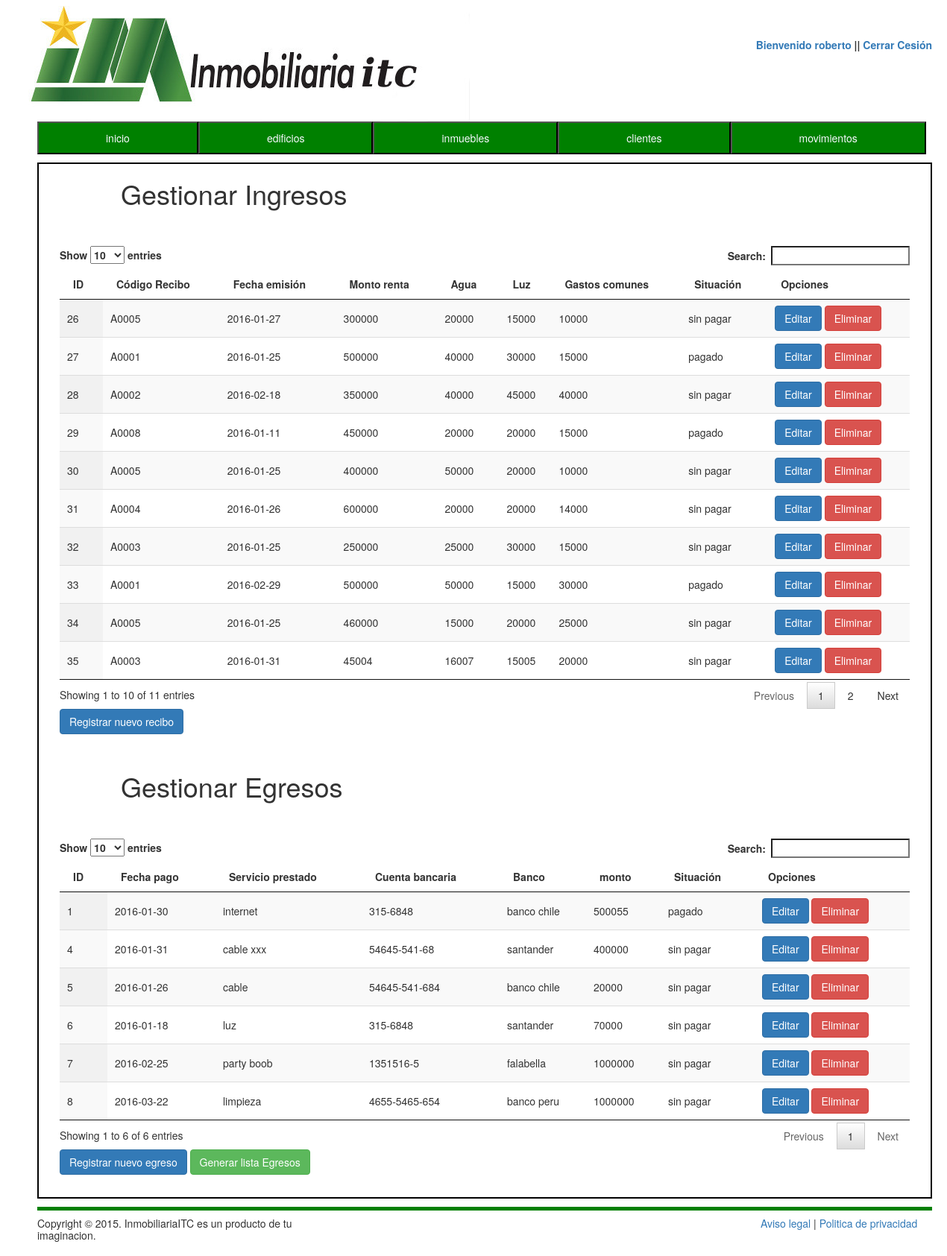
Screenshot of /vistas/movimientos.php (signed in) with the database file from the repository.
### tables this page shows
CREATE TABLE `ingresos` (
  `id` int(11) NOT NULL,
  `numrecibo` varchar(25) NOT NULL,
  `fechaemision` date NOT NULL,
  `montorenta` int(11) NOT NULL,
  `valoragua` int(11) NOT NULL,
  `valorluz` int(11) NOT NULL,
  `gastoscomunes` int(11) NOT NULL,
  `situacion` varchar(25) NOT NULL
);

CREATE TABLE `egresos` (
  `id` int(11) NOT NULL,
  `fechalim` date NOT NULL,
  `servicio` varchar(25) NOT NULL,
  `cuenta` varchar(25) NOT NULL,
  `banco` varchar(25) NOT NULL,
  `monto` varchar(25) NOT NULL,
  `situacion` varchar(20) NOT NULL
);

### vistas/movimientos.php (the view, shortened to what this page needs)
<!DOCTYPE html>
<html>
<head>
<link rel="stylesheet" href="../css/style.css" type="text/css" media="all" >
	<link href="../css/bootstrap.min.css" rel="stylesheet">
    <link rel="stylesheet" href="../css/jquery.dataTables.css">
      <link rel="stylesheet" href="../js/jquery-ui.css">
</head>
<body>
	<img class="logo" alt="logo" src="../medios/Logo1.jpg" />
	<form class="login">
		<label><a href="">Bienvenido <strong><?php echo $_SESSION['user'];?></strong> </a> || <a href="../controladores/desconectar.php"> Cerrar Cesión </a></label>
	</form>
	<ul class="clase-1">
		<li><a href="../index.php" >inicio</a></li>
      <li><a href="edificios.php" >edificios</a></li>
		<li><a href="inmuebles.php" >inmuebles</a></li>
		<li><a href="clientes.php" >clientes</a></li>
		<li><a href="movimientos.php" >movimientos</a></li>
	</ul>
	<div class="inicio">
	 <h1 style="margin-left: 110px;">Gestionar Ingresos</h1>
			 <?php include("../datos/connect_db.php");?>
    <div class="container" id="TIngresos">
        <br><br>
        <table id="example" class="display" cellspacing="0" width="100%">
        <thead>
            <tr>
                <th>ID</th>
                <th>Código Recibo</th>
                <th>Fecha emisión</th>
             	<th>Monto renta</th>
             	<th>Agua</th>
             	<th>Luz</th>
             	<th>Gastos comunes</th>
             	<th>Situación</th>
                <th>Opciones</th>
            </tr>
        </thead>
        <?php
			$sql=("SELECT * FROM ingresos");
				$query=mysqli_query($db,$sql);
     		?>
        <tbody>
            <?php while($row = mysqli_fetch_array($query, MYSQLI_ASSOC)){ ?>
            <tr>
                <td><?=$row["id"];?></td>
                <td><?=$row["numrecibo"];?></td>
                <td><?=$row["fechaemision"];?></td>
					<td><?=$row["montorenta"];?></td>
					<td><?=$row["valoragua"];?></td>
					<td><?=$row["valorluz"];?></td>
					<td><?=$row["gastoscomunes"];?></td>
					<td><?=$row["situacion"];?></td>
                <td>
                    <a href="Eingresos.php?id=<?=$row["id"];?>&ideditar=2" class="btn btn-primary">Editar</a>
                    <a href="javascript:;" onclick="aviso('../controladores/eliminarIngreso.php?id=<?=$row["id"];?>&idborrar=2'); return false;" class="btn btn-danger" >Eliminar</a>
                </td>
            </tr>
            <?php } ?>
        </tbody>
    </table>
   <a  onclick="desaparecerRI()" class="btn btn-primary" style="margin-bottom: 30px;" >Registrar nuevo recibo </a>
    </div>
	 <h1 style="margin-left: 110px;">Gestionar Egresos</h1>
    <div class="container" id="TEgresos">
        <br><br>
        <table id="example1" class="display" cellspacing="0" width="100%">
        <thead>
            <tr>
                <th>ID</th>
                <th>Fecha pago</th>
                <th>Servicio prestado</th>
                <th>Cuenta bancaria</th>
             	<th>Banco</th>
             	<th>monto</th>
             	<th>Situación</th>
                <th>Opciones</th>
            </tr>
        </thead>
        <?php
			$sql=("SELECT * FROM egresos");
				$query=mysqli_query($db,$sql);
     		?>
        <tbody>
            <?php while($row =  mysqli_fetch_array($query, MYSQLI_ASSOC)){ ?>
            <tr>
                <td><?=$row["id"];?></td>
                <td><?=$row["fechalim"];?></td>
                <td><?=$row["servicio"];?></td>
                <td><?=$row["cuenta"];?></td>
					 <td><?=$row["banco"];?></td>
					  <td><?=$row["monto"];?></td>
					  <td><?=$row["situacion"];?></td>
                <td>
                    <a href="Eegreso.php?id=<?=$row["id"];?>&ideditar=2" class="btn btn-primary">Editar</a>
                    <a href="javascript:;" onclick="aviso('../controladores/eliminarEgreso.php?id=<?=$row["id"];?>&idborrar=2'); return false;" class="btn btn-danger" >Eliminar</a>
                </td>
            </tr>
            <?php } ?>
        </tbody>
    </table>
   <a  onclick="desaparecerR()" class="btn btn-primary" style="margin-bottom: 30px;" >Registrar nuevo egreso </a>
      <a  href="../reportes/reporte_egresos.php" target="_blank" class="btn btn-success" style="margin-bottom: 30px;" >Generar lista Egresos</a>
    </div>
	</div>
	<div class="piepag"><h5>Copyright © 2015. InmobiliariaITC es un producto de tu imaginacion.</h5><p><a href="#">Aviso legal</a> | <a href="#">Politica de privacidad</a></p></div>
</body>
</html>

### css/style.css (style rules this page uses)
.logo { float: left; margin-left: 30px; }
body { width: 1250px; }
.login { float: right; margin-top: 50px; }
.clase-1 { list-style:none; width: 1250px; float: left; margin-left: 10px; }
.clase-1 li { background-color: green; float: left; padding: 10px ; border: black 2px outset; }
.clase-1 li a { text-decoration: none; color: ghostwhite; padding: 10px 80px; }
.inicio { border: 2px solid black; float:left; width : 1200px; margin: 1px 50px; }
.piepag { width: 1200px; border-top: 5px outset green; float: left; margin: 10px 50px; }
.piepag h5 { width: 400px; float : left; }
.piepag p { margin-top: 7px; width: 230px; float: right; }

### rows the page displays
ingresos: id "26", numrecibo "A0005", fechaemision "2016-01-27", montorenta "300000", valoragua "20000", valorluz "15000", gastoscomunes "10000", situacion "sin pagar"
ingresos: id "27", numrecibo "A0001", fechaemision "2016-01-25", montorenta "500000", valoragua "40000", valorluz "30000", gastoscomunes "15000", situacion "pagado"
ingresos: id "28", numrecibo "A0002", fechaemision "2016-02-18", montorenta "350000", valoragua "40000", valorluz "45000", gastoscomunes "40000", situacion "sin pagar"
ingresos: id "29", numrecibo "A0008", fechaemision "2016-01-11", montorenta "450000", valoragua "20000", valorluz "20000", gastoscomunes "15000", situacion "pagado"
ingresos: id "30", numrecibo "A0005", fechaemision "2016-01-25", montorenta "400000", valoragua "50000", valorluz "20000", gastoscomunes "10000", situacion "sin pagar"
ingresos: id "31", numrecibo "A0004", fechaemision "2016-01-26", montorenta "600000", valoragua "20000", valorluz "20000", gastoscomunes "14000", situacion "sin pagar"
ingresos: id "32", numrecibo "A0003", fechaemision "2016-01-25", montorenta "250000", valoragua "25000", valorluz "30000", gastoscomunes "15000", situacion "sin pagar"
ingresos: id "33", numrecibo "A0001", fechaemision "2016-02-29", montorenta "500000", valoragua "50000", valorluz "15000", gastoscomunes "30000", situacion "pagado"
ingresos: id "34", numrecibo "A0005", fechaemision "2016-01-25", montorenta "460000", valoragua "15000", valorluz "20000", gastoscomunes "25000", situacion "sin pagar"
ingresos: id "35", numrecibo "A0003", fechaemision "2016-01-31", montorenta "45004", valoragua "16007", valorluz "15005", gastoscomunes "20000", situacion "sin pagar"
egresos: id "1", fechalim "2016-01-30", servicio "internet", cuenta "315-6848", banco "banco chile", monto "500055", situacion "pagado"
egresos: id "4", fechalim "2016-01-31", servicio "cable xxx", cuenta "54645-541-68", banco "santander", monto "400000", situacion "sin pagar"
egresos: id "5", fechalim "2016-01-26", servicio "cable", cuenta "54645-541-684", banco "banco chile", monto "20000", situacion "sin pagar"
egresos: id "6", fechalim "2016-01-18", servicio "luz", cuenta "315-6848", banco "santander", monto "70000", situacion "sin pagar"
egresos: id "7", fechalim "2016-02-25", servicio "party boob", cuenta "1351516-5", banco "falabella", monto "1000000", situacion "sin pagar"
egresos: id "8", fechalim "2016-03-22", servicio "limpieza", cuenta "4655-5465-654", banco "banco peru", monto "1000000", situacion "sin pagar"

### other values shown
$_SESSION['user'] "roberto"
